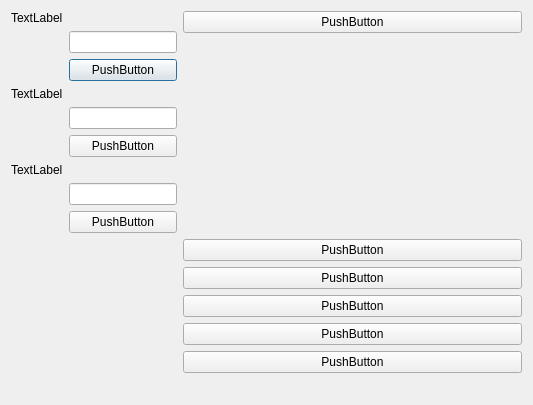
<?xml version="1.0" encoding="UTF-8"?>
<ui version="4.0">
 <class>Dialog</class>
 <widget class="QDialog" name="Dialog">
  <property name="geometry">
   <rect>
    <x>0</x>
    <y>0</y>
    <width>533</width>
    <height>405</height>
   </rect>
  </property>
  <property name="windowTitle">
   <string>Dialog</string>
  </property>
  <layout class="QFormLayout" name="formLayout_2">
   <item row="1" column="0">
    <layout class="QFormLayout" name="formLayout">
     <item row="0" column="0" colspan="2">
      <widget class="QLabel" name="label">
       <property name="text">
        <string>TextLabel</string>
       </property>
      </widget>
     </item>
     <item row="1" column="1">
      <widget class="QLineEdit" name="lineEdit"/>
     </item>
     <item row="2" column="1">
      <widget class="QPushButton" name="pushButton">
       <property name="text">
        <string>PushButton</string>
       </property>
      </widget>
     </item>
     <item row="3" column="0">
      <widget class="QLabel" name="label_2">
       <property name="text">
        <string>TextLabel</string>
       </property>
      </widget>
     </item>
     <item row="4" column="1">
      <widget class="QLineEdit" name="lineEdit_2"/>
     </item>
     <item row="5" column="1">
      <widget class="QPushButton" name="pushButton_2">
       <property name="text">
        <string>PushButton</string>
       </property>
      </widget>
     </item>
     <item row="6" column="0">
      <widget class="QLabel" name="label_3">
       <property name="text">
        <string>TextLabel</string>
       </property>
      </widget>
     </item>
     <item row="7" column="1">
      <widget class="QLineEdit" name="lineEdit_3"/>
     </item>
     <item row="8" column="1">
      <widget class="QPushButton" name="pushButton_3">
       <property name="text">
        <string>PushButton</string>
       </property>
      </widget>
     </item>
    </layout>
   </item>
   <item row="1" column="1">
    <widget class="QPushButton" name="pushButton_4">
     <property name="text">
      <string>PushButton</string>
     </property>
    </widget>
   </item>
   <item row="2" column="1">
    <widget class="QPushButton" name="pushButton_9">
     <property name="text">
      <string>PushButton</string>
     </property>
    </widget>
   </item>
   <item row="3" column="1">
    <widget class="QPushButton" name="pushButton_8">
     <property name="text">
      <string>PushButton</string>
     </property>
    </widget>
   </item>
   <item row="4" column="1">
    <widget class="QPushButton" name="pushButton_7">
     <property name="text">
      <string>PushButton</string>
     </property>
    </widget>
   </item>
   <item row="5" column="1">
    <widget class="QPushButton" name="pushButton_6">
     <property name="text">
      <string>PushButton</string>
     </property>
    </widget>
   </item>
   <item row="6" column="1">
    <widget class="QPushButton" name="pushButton_5">
     <property name="text">
      <string>PushButton</string>
     </property>
    </widget>
   </item>
  </layout>
 </widget>
 <resources/>
 <connections/>
</ui>
